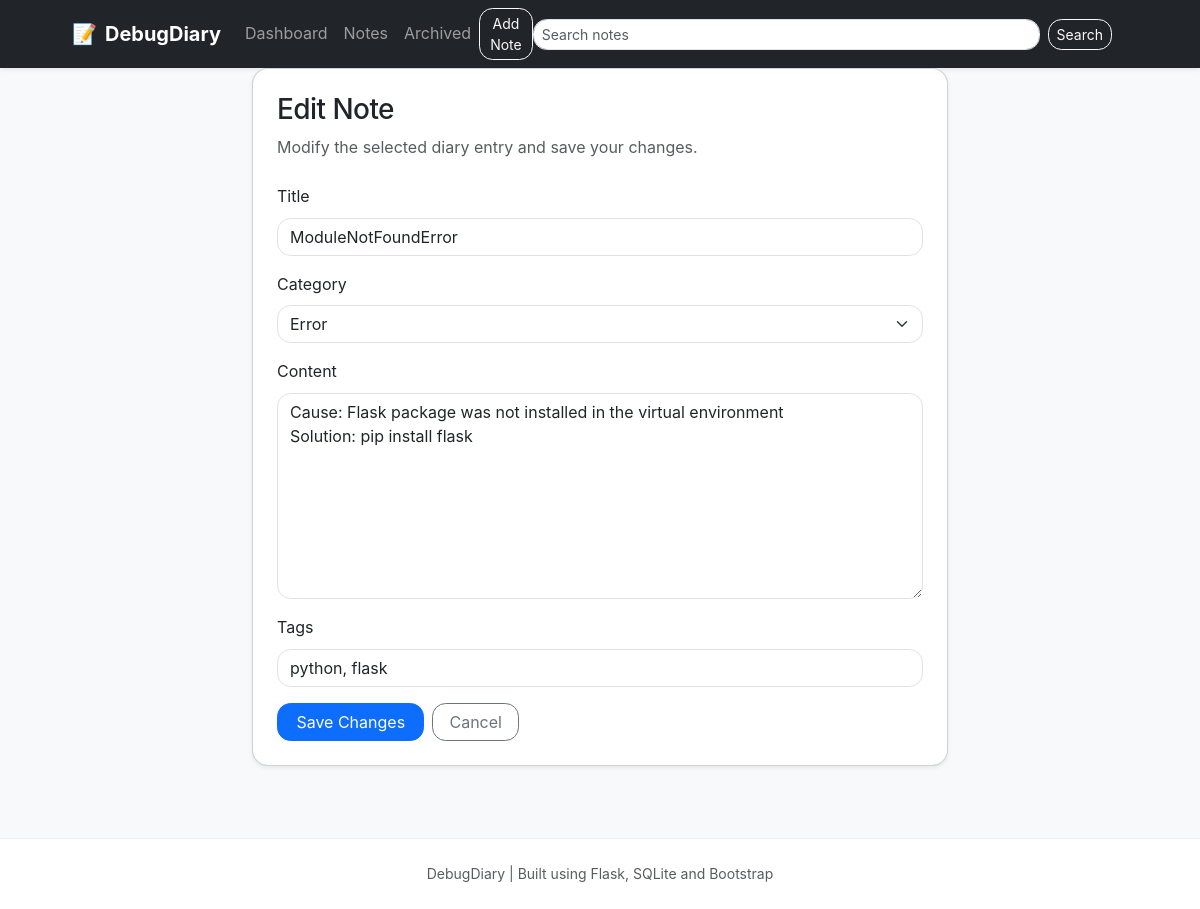
Page /edit/8 on the committed database.
### tables this page shows
CREATE TABLE notes (id INTEGER PRIMARY KEY AUTOINCREMENT, title TEXT NOT NULL, category TEXT NOT NULL, content TEXT NOT NULL, tags TEXT, date_added TEXT, last_updated TEXT, is_archived INTEGER DEFAULT 0);

### backend/routes.py (the view, shortened to what this page needs)
    @app.route('/edit/<int:id>', methods=['GET', 'POST'])
    def edit_note(id):
        note = get_note_by_id(id)
        if note is None:
            return redirect(url_for('index'))
        return render_template('edit_note.html', note=note)

### database/db.py (called while the page is built)
def _get_database_path():
    database_file = current_app.config['DATABASE']
    if os.path.isabs(database_file):
        return database_file
    return os.path.join(current_app.root_path, database_file)

def get_db_connection():
    db_path = _get_database_path()
    connection = sqlite3.connect(db_path)
    connection.row_factory = sqlite3.Row
    return connection

def get_note_by_id(note_id):
    connection = get_db_connection()
    cursor = connection.cursor()
    cursor.execute('SELECT * FROM notes WHERE id = ?', (note_id,))
    row = cursor.fetchone()
    connection.close()
    return dict(row) if row else None

### frontend/templates/edit_note.html
{% extends 'base.html' %}
{% block content %}
  <div class="row justify-content-center">
    <div class="col-lg-8">
      <div class="card shadow-sm mb-4">
        <div class="card-body p-4">
          <h1 class="h3 mb-2">Edit Note</h1>
          <p class="text-muted mb-4">Modify the selected diary entry and save your changes.</p>
          <form id="edit-note-form" method="POST" action="{{ url_for('edit_note', id=note.id) }}">
            <div class="mb-3">
              <label for="title" class="form-label">Title</label>
              <input type="text" class="form-control" id="title" name="title" value="{{ note.title }}" required>
            </div>
            <div class="mb-3">
              <label for="category" class="form-label">Category</label>
              <select class="form-select" id="category" name="category" required>
                {% for option in ['Error', 'Command', 'Code Snippet', 'Interview Question', 'Resource'] %}
                  <option value="{{ option }}" {% if note.category == option %}selected{% endif %}>{{ option }}</option>
                {% endfor %}
              </select>
            </div>
            <div class="mb-3">
              <label for="content" class="form-label">Content</label>
              <textarea class="form-control" id="content" name="content" rows="8" required>{{ note.content }}</textarea>
            </div>
            <div class="mb-3">
              <label for="tags" class="form-label">Tags</label>
              <input type="text" class="form-control" id="tags" name="tags" value="{{ note.tags }}" placeholder="Optional tags, comma-separated">
            </div>
            <div class="d-flex flex-wrap gap-2">
              <button type="submit" class="btn btn-primary">Save Changes</button>
              <a class="btn btn-outline-secondary" href="{{ url_for('notes') }}">Cancel</a>
            </div>
          </form>
        </div>
      </div>
    </div>
  </div>
{% endblock %}

### frontend/static/css/style.css (style rules this page uses)
body { background-color: #f8f9fa; color: #212529; font-family: Inter, system-ui, -apple-system, BlinkMacSystemFont, 'Segoe UI', sans-serif; line-height: 1.6; }
h1, h2, h3, h4, h5, h6 { letter-spacing: -0.02em; }
.card { border-radius: 1rem; }
.card-body { padding: 1.5rem; }
.form-control, .form-select { border-radius: 0.85rem; box-shadow: none; }
.btn, .btn-outline-primary, .btn-outline-secondary, .btn-outline-danger { border-radius: 0.85rem; }
.btn-primary, .btn-outline-primary { padding-left: 1.15rem; padding-right: 1.15rem; }
.btn-outline-secondary, .btn-outline-danger { padding-left: 1rem; padding-right: 1rem; }

### rows in the picture
notes: title "ModuleNotFoundError", category "Error", content "Cause: Flask package was not installed in the virtual environment Solution: pip install flask", tags "python, flask"
